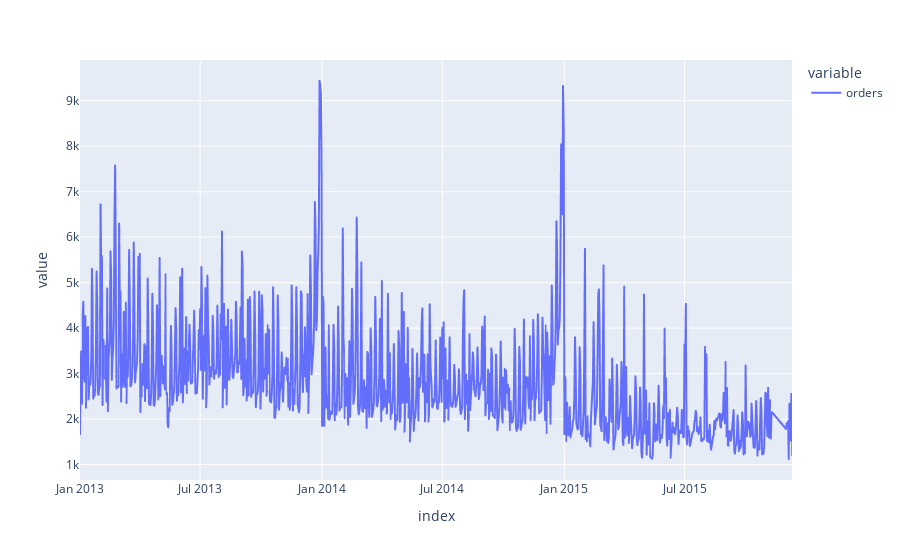

Notebook cell for this chart:
### Markdown cell above
## Orders per date
Each row of the dataset is an order

### Code cell
px.line(sales.date.value_counts().sort_index().to_frame("orders"))

### Figure 1 — Plotly figure (JSON) as saved in the notebook; plotly's stock layout.template omitted (floating-point values rounded to 4 significant figures; data arrays with more than 128 entries replaced by an {"elided": "..."} marker saying what was removed)
{"data": [{"hovertemplate": "variable=orders<br>index=%{x}<br>value=%{y}<extra></extra>", "legendgroup": "orders", "line": {"color": "#636efa", "dash": "solid"}, "mode": "lines", "name": "orders", "showlegend": true, "type": "scattergl", "x": {"elided": "1034 str values"}, "xaxis": "x", "y": {"elided": "1034 int values"}, "yaxis": "y"}], "layout": {"legend": {"title": {"text": "variable"}, "tracegroupgap": 0}, "margin": {"t": 60}, "xaxis": {"anchor": "y", "domain": [0, 1], "title": {"text": "index"}}, "yaxis": {"anchor": "x", "domain": [0, 1], "title": {"text": "value"}}}}
